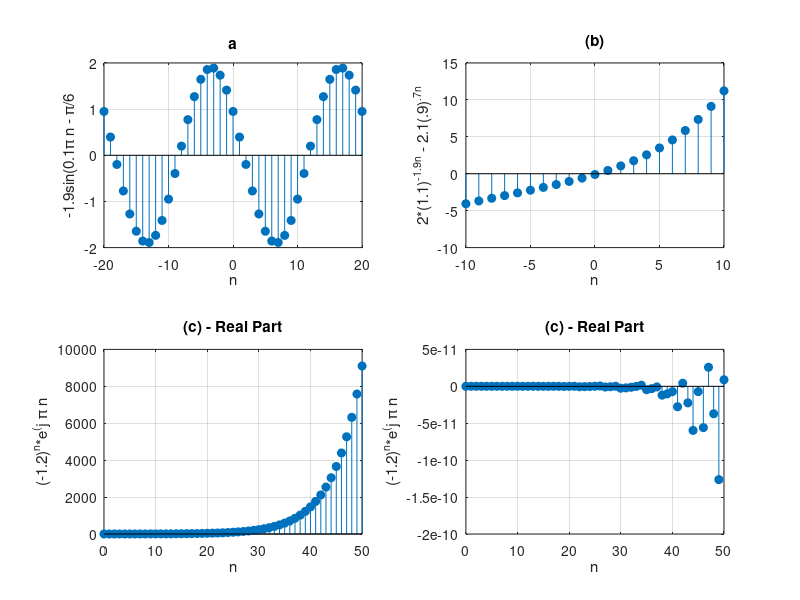

Reproduce this figure in MATLAB.
%%%%%%%%%%%%%%%%%%%%%%%%%%%%%%%%%%%%%%%%%%%%%%%%%%%%%%%%%%%%%%%%%%%%%%%%%%%%%%%%
% Part A
% x_1[n] = -1.9sin(.1\pi n - \pi / 6) for -10<=n<=10
%%%%%%%%%%%%%%%%%%%%%%%%%%%%%%%%%%%%%%%%%%%%%%%%%%%%%%%%%%%%%%%%%%%%%%%%%%%%%%%%

n = [-20:20];
x1 = -1.9 * sin(.1*pi*n-pi/6);

subplot(2, 2, 1);
stem(n, x1, 'filled');
grid on;
xlabel('n');
ylabel('-1.9sin(0.1\pi n - \pi/6');
title('a');

%%%%%%%%%%%%%%%%%%%%%%%%%%%%%%%%%%%%%%%%%%%%%%%%%%%%%%%%%%%%%%%%%%%%%%%%%%%%%%%%
% Part B
% x_2[n] = 2*1.1^{1.9n} - 2.1*.9^{.7n} for -10<=n<=10
%%%%%%%%%%%%%%%%%%%%%%%%%%%%%%%%%%%%%%%%%%%%%%%%%%%%%%%%%%%%%%%%%%%%%%%%%%%%%%%%
n = [-10:10];
x2 = 2*1.1.^(1.9*n)-2.1*0.9.^(.7*n);

subplot(2, 2, 2);
stem(n, x2, 'filled');
grid on;
xlabel('n');
ylabel('2*(1.1)^{-1.9n} - 2.1(.9)^{.7n}');
title('(b)');

%%%%%%%%%%%%%%%%%%%%%%%%%%%%%%%%%%%%%%%%%%%%%%%%%%%%%%%%%%%%%%%%%%%%%%%%%%%%%%%%
% Part C
% x_2[n] = (-1.2)^ne^{j\pi n} 0<=n<=50 plot real and imag. parts.
%%%%%%%%%%%%%%%%%%%%%%%%%%%%%%%%%%%%%%%%%%%%%%%%%%%%%%%%%%%%%%%%%%%%%%%%%%%%%%%%
n = [0:50];
x3 = (-1.2).^(n).*exp(j*pi*n);

subplot(2, 2, 3);
stem(n, real(x3), 'filled');
grid on;
xlabel('n');
ylabel('(-1.2)^n*e^(j \pi n');
title('(c) - Real Part');

subplot(2, 2, 4);
stem(n, imag(x3), 'filled');
grid on;
xlabel('n');
ylabel('(-1.2)^n*e^(j \pi n');
title('(c) - Real Part');
